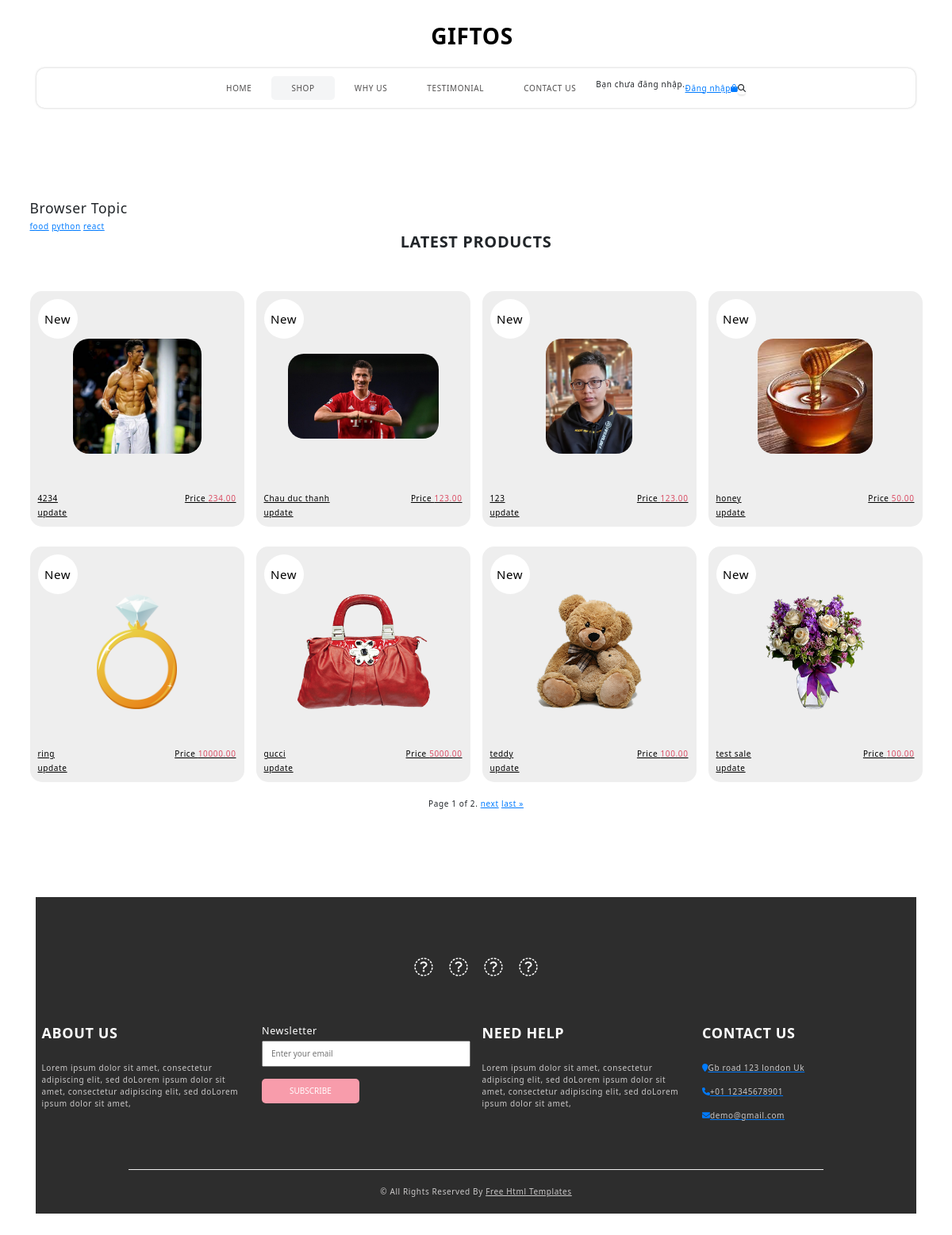
The app's page /shop/ with its own data.
### shop/models.py (models this page shows, shortened)
class Topic(models.Model):
    name = models.CharField(max_length=200)

class Item(models.Model):
    host = models.ForeignKey(User, on_delete=models.SET_NULL, null=True)
    topic = models.ForeignKey(Topic, on_delete=models.SET_NULL, null=True)
    name = models.CharField(max_length=100)
    price = models.DecimalField(max_digits=20, decimal_places=2)
    sale_price = models.DecimalField(max_digits=20, decimal_places=2, null=True, blank=True)
    image = models.ImageField(upload_to='items/', null=True, blank=True)
    description = models.TextField(null=True, blank=True)
    participants = models.ManyToManyField(User, related_name='participants', blank=True)
    quantity_available = models.PositiveIntegerField(default=0)  # Trường mới để quản lý số lượng
    updated = models.DateTimeField(auto_now=True)
    created = models.DateTimeField(auto_now_add=True)
    class Meta:
        ordering = ['-created']

### shop/views.py (the view)
# urls.py: path('shop/', views.shopPage, name = "shop"),
def shopPage(request):
    q = request.GET.get('q', '')
    items = Item.objects.all()
    if q:
        items = items.filter(topic__name__icontains=q)
    paginator = Paginator(items, 8)  # Chia danh sách sản phẩm thành các trang, mỗi trang có tối đa 8 sản phẩm
    page_number = request.GET.get('page')
    page_obj = paginator.get_page(page_number)  # Lấy trang hiện tại từ query parameter 'page'
    topics = Topic.objects.all()
    context = {'page_obj': page_obj, 'topics': topics}
    return render(request, 'shop/shop.html', context)

### shop/templates/shop/shop.html (shortened to what this page needs)
{% extends 'main.html' %}
{% block content %}
{% load static %}
<!DOCTYPE html>
<html>
<head>
</head>
<body>
  <section class="shop_section layout_padding">
    <div class="container">
      {% include 'shop/topics_component.html' %}
      <div class="heading_container heading_center">
        <h2>
          Latest Products
        </h2>
      </div>
      <div class="row">
        {% for item in page_obj %}
        <div class="col-sm-6 col-md-4 col-lg-3">
          <div class="box">
            <a href="{% url 'view-item' item.pk %}">
              <div class="img-box">
                {% if item.image %}
                <img src="{{ item.image.url }}" alt="{{ item.name }}">
                {% else %}
                <p>No image available</p>
                {% endif %}
              </div>
              <div class="detail-box">
                <h6>
                  {{ item.name }}
                </h6>
                <h6>
                  Price
                  <span>
                    {{ item.price }}
                  </span>
                </h6>
              </div>
              <div class="new">
                <span>
                  New
                </span>
              </div>
            </a>
            <a href="{% url 'update-item' item.pk %}">update</a>
          </div>
        </div>
        {% endfor %}
      </div>
    </div>
    <div class="pagination pagination-center">
      <span class="step-links" style="margin: 0 auto;">
        <span class="current">
          Page {{ page_obj.number }} of {{ page_obj.paginator.num_pages }}.
        </span>
        {% if page_obj.has_next %}
        <a href="?page={{ page_obj.next_page_number }}">next</a>
        <a href="?page={{ page_obj.paginator.num_pages }}">last &raquo;</a>
        {% endif %}
      </span>
    </div>
  </section>
  {% include 'shop/info_section.html'%}
</body>
</html>
{% endblock content %}

### shop/templates/shop/topics_component.html
<div class="topics">
    <h3>Browser Topic</h3>
    {% for topic in topics %}
    <a href="{% url 'shop' %}?q={{ topic.name }}">{{ topic.name }}</a>
    {% endfor %}
</div>

### static/css/style.css (style rules this page uses)
body { font-family: "poppins", sans-serif; color: #101010; background-color: #ffffff; }
.layout_padding { padding-top: 90px; padding-bottom: 90px; }
.heading_container { display: -webkit-box; display: -ms-flexbox; display: flex; -webkit-box-orient: vertical; -webkit-box-direction: normal; -ms-flex-direction: column; flex-direction: column; }
.heading_container h2 { text-transform: uppercase; font-weight: bold; }
.heading_container.heading_center { -webkit-box-align: center; -ms-flex-align: center; align-items: center; text-align: center; }
a, a:hover, a:focus { text-decoration: none; }
.shop_section .heading_container { margin-bottom: 20px; }
.shop_section .box { border-radius: 15px; background-color: #eeeeee; position: relative; padding: 10px; margin-top: 25px; }
.shop_section .box a { color: #000000; }
.shop_section .box .img-box { display: -webkit-box; display: -ms-flexbox; display: flex; -webkit-box-pack: center; -ms-flex-pack: center; justify-content: center; -webkit-box-align: center; -ms-flex-align: center; align-items: center; padding: 15px 30px; height: 245px; }
.shop_section .box .img-box img { border-radius: 20px; max-width: 100%; max-height: 145px; }
.shop_section .box .detail-box { display: -webkit-box; display: -ms-flexbox; display: flex; -webkit-box-pack: justify; -ms-flex-pack: justify; justify-content: space-between; }
.shop_section .box .detail-box h6 span { color: #db4f66; }
.shop_section .box .new { width: 50px; height: 50px; position: absolute; top: 10px; left: 10px; background-color: #ffffff; display: -webkit-box; display: -ms-flexbox; display: flex; -webkit-box-pack: center; -ms-flex-pack: center; justify-content: center; -webkit-box-align: center; -ms-flex-align: center; align-items: center; border-radius: 100%; font-size: 15px; }
.img-box { border-radius: 5px; overflow: hidden; }

### static/css/responsive.css (style rules this page uses)
@media (min-width: 1200px) { .container { max-width: 1170px; } }

### records on screen
Topic: name "food"
Topic: name "python"
Topic: name "react"
Item: image (picture), name "4234", price "234.00"
Item: image (picture), name "Chau duc thanh", price "123.00"
Item: image (picture), name "123", price "123.00"
Item: image (picture), name "honey", price "50.00"
Item: image (picture), name "ring", price "10000.00"
Item: image (picture), name "gucci", price "5000.00"
Item: image (picture), name "teddy", price "100.00"
Item: image (picture), name "test sale", price "100.00"

### other values on screen
{{ page_obj.number }} "1"
{{ page_obj.paginator.num_pages }} "2"
